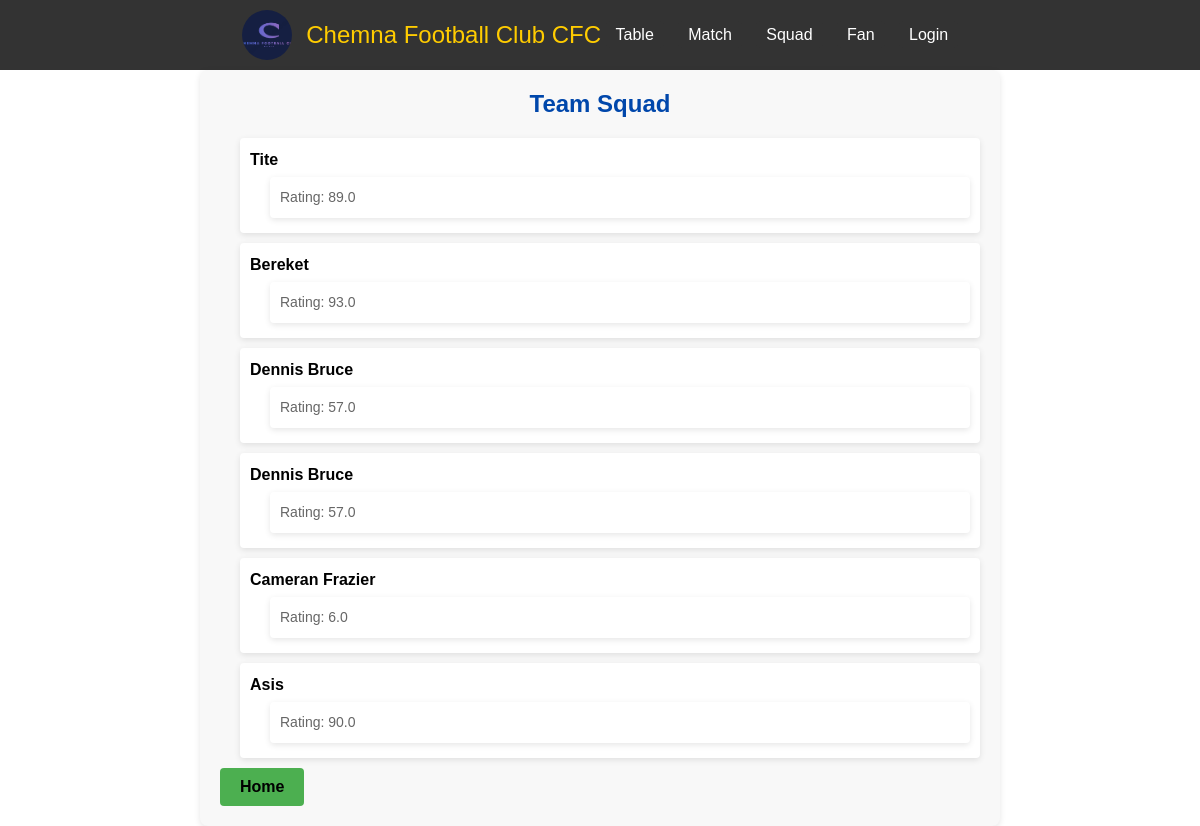
/squad, run on the app's committed database.
### chemnaFC/models.py (models this page shows, shortened)
class Squad(models.Model):
    pname = models.CharField(max_length=100)
    page = models.IntegerField()
    pposition = models.ManyToManyField(Position)
    prating = models.FloatField()

### chemnaFC/views.py (the view)
# urls.py: path("squad",views.squad, name ="squad_page"),
def squad(request):
    squad = Squad.objects.all()
    return render(request , "chemnaFC/squad.html",{"squad":squad})

### chemnaFC/templates/chemnaFC/squad.html (shortened to what this page needs)
{% extends "base.html" %}
{% block content %}
<header>
{% include "chemnaFC/header/header.html" %}
</header>
<div class="team-squad">
  <h3>Team Squad</h3>
  <ul type="none">
    {% for player in squad %}
      <li>
        <a href="{% url 'players_information' player.pname %}">{{ player.pname|title }}</a>
        <ul>
          <li>Rating: {{ player.prating }}</li>
        </ul>
      </li>
    {% endfor %}
  </ul>
  <a class="home-link" href="{% url 'index_page' %}">Home</a>
</div>
{% endblock %}

### chemnaFC/templates/chemnaFC/header/header.html (style rules this page uses)
* { margin: 0; padding: 0; box-sizing: border-box; }

### chemnaFC/templates/chemnaFC/squad.html (style rules this page uses)
.home-link { display: inline-block; padding: 10px 20px; background-color: #4CAF50; color: white; border: none; border-radius: 4px; cursor: pointer; text-decoration: none; transition: background-color 0.2s ease-in-out; }
.team-squad { max-width: 800px; margin: 0 auto; padding: 20px; background-color: #f8f8f8; border-radius: 8px; box-shadow: 0 2px 6px rgba(0, 0, 0, 0.1); font-family: Arial, sans-serif; }
.team-squad h3 { color: #0047ab; text-align: center; margin-top: 0; margin-bottom: 20px; font-size: 24px; }
.team-squad ul { padding-left: 20px; margin: 0; }
.team-squad li { margin-bottom: 10px; line-height: 1.5; background-color: #fff; padding: 10px; border-radius: 4px; box-shadow: 0 2px 6px rgba(0, 0, 0, 0.1); transition: transform 0.2s ease-in-out; }
.team-squad a { text-decoration: none; color: #000000; font-weight: bold; transition: color 0.2s ease-in-out; }
.team-squad ul ul { list-style: none; margin-top: 5px; padding-left: 20px; }
.team-squad ul ul li { margin-bottom: 5px; font-size: 14px; color: #666666; }

### data on the page
Squad: pname "Tite", prating "89.0"
Squad: pname "Bereket", prating "93.0"
Squad: pname "Dennis Bruce", prating "57.0"
Squad: pname "Dennis Bruce", prating "57.0"
Squad: pname "Cameran Frazier", prating "6.0"
Squad: pname "Asis", prating "90.0"
